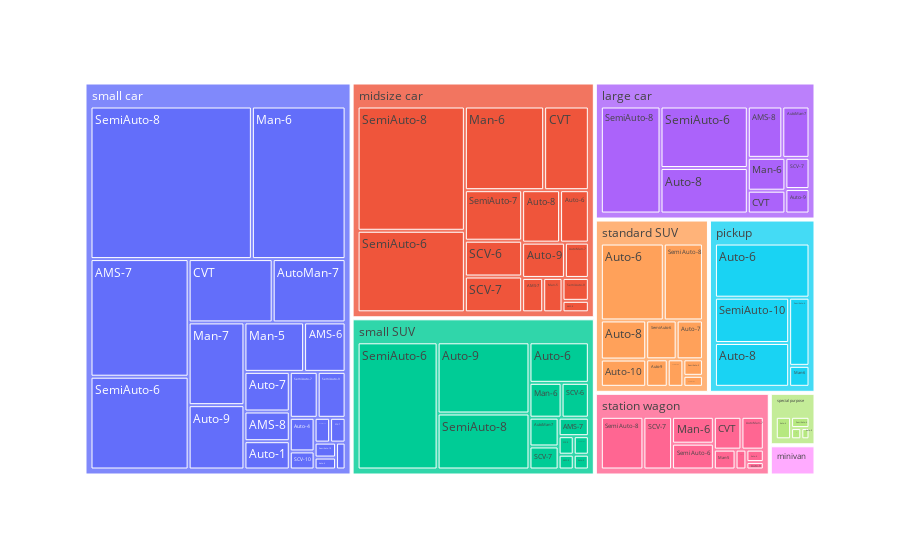

Notebook cell for this chart:
### Code cell
fig=px.treemap(data,path=['veh_class', 'trans'],values='greenhouse_gas_score')
fig.show()

### Figure 1 — Plotly figure (JSON) as saved in the notebook; plotly's stock layout.template omitted (floating-point values rounded to 4 significant figures)
{"data": [{"branchvalues": "total", "domain": {"x": [0, 1], "y": [0, 1]}, "hovertemplate": "labels=%{label}<br>greenhouse_gas_score=%{value}<br>parent=%{parent}<br>id=%{id}<extra></extra>", "ids": ["small car/AMS-6", "midsize car/AMS-7", "small SUV/AMS-7", "small car/AMS-7", "station wagon/AMS-7", "large car/AMS-8", "midsize car/AMS-8", "small SUV/AMS-8", "small car/AMS-8", "small car/Auto-1", "standard SUV/Auto-10", "small SUV/Auto-4", "small car/Auto-4", "midsize car/Auto-6", "pickup/Auto-6", "small SUV/Auto-6", "small car/Auto-6", "special purpose/Auto-6", "standard SUV/Auto-6", "station wagon/Auto-6", "small car/Auto-7", "standard SUV/Auto-7", "large car/Auto-8", "midsize car/Auto-8", "pickup/Auto-8", "special purpose/Auto-8", "standard SUV/Auto-8", "large car/Auto-9", "midsize car/Auto-9", "minivan/Auto-9", "small SUV/Auto-9", "small car/Auto-9", "special purpose/Auto-9", "standard SUV/Auto-9", "station wagon/Auto-9", "small car/AutoMan-6", "large car/AutoMan-7", "midsize car/AutoMan-7", "small SUV/AutoMan-7", "small car/AutoMan-7", "station wagon/AutoMan-7", "large car/CVT", "midsize car/CVT", "small car/CVT", "station wagon/CVT", "midsize car/Man-5", "small car/Man-5", "station wagon/Man-5", "large car/Man-6", "midsize car/Man-6", "pickup/Man-6", "small SUV/Man-6", "small car/Man-6", "station wagon/Man-6", "small car/Man-7", "small car/SCV-10", "midsize car/SCV-6", "small SUV/SCV-6", "large car/SCV-7", "midsize car/SCV-7", "small SUV/SCV-7", "small car/SCV-7", "station wagon/SCV-7", "small SUV/SCV-8", "small car/SCV-8", "pickup/SemiAuto-10", "small car/SemiAuto-10", "standard SUV/SemiAuto-5", "large car/SemiAuto-6", "midsize car/SemiAuto-6", "minivan/SemiAuto-6", "pickup/SemiAuto-6", "small SUV/SemiAuto-6", "small car/SemiAuto-6", "special purpose/SemiAuto-6", "standard SUV/SemiAuto-6", "station wagon/SemiAuto-6", "midsize car/SemiAuto-7", "small SUV/SemiAuto-7", "small car/SemiAuto-7", "standard SUV/SemiAuto-7", "large car/SemiAuto-8", "midsize car/SemiAuto-8", "small SUV/SemiAuto-8", "small car/SemiAuto-8", "standard SUV/SemiAuto-8", "station wagon/SemiAuto-8", "midsize car/SemiAuto-9", "small car/SemiAuto-9", "standard SUV/SemiAuto-9", "large car", "midsize car", "minivan", "pickup", "small SUV", "small car", "special purpose", "standard SUV", "station wagon"], "labels": ["AMS-6", "AMS-7", "AMS-7", "AMS-7", "AMS-7", "AMS-8", "AMS-8", "AMS-8", "AMS-8", "Auto-1", "Auto-10", "Auto-4", "Auto-4", "Auto-6", "Auto-6", "Auto-6", "Auto-6", "Auto-6", "Auto-6", "Auto-6", "Auto-7", "Auto-7", "Auto-8", "Auto-8", "Auto-8", "Auto-8", "Auto-8", "Auto-9", "Auto-9", "Auto-9", "Auto-9", "Auto-9", "Auto-9", "Auto-9", "Auto-9", "AutoMan-6", "AutoMan-7", "AutoMan-7", "AutoMan-7", "AutoMan-7", "AutoMan-7", "CVT", "CVT", "CVT", "CVT", "Man-5", "Man-5", "Man-5", "Man-6", "Man-6", "Man-6", "Man-6", "Man-6", "Man-6", "Man-7", "SCV-10", "SCV-6", "SCV-6", "SCV-7", "SCV-7", "SCV-7", "SCV-7", "SCV-7", "SCV-8", "SCV-8", "SemiAuto-10", "SemiAuto-10", "SemiAuto-5", "SemiAuto-6", "SemiAuto-6", "SemiAuto-6", "SemiAuto-6", "SemiAuto-6", "SemiAuto-6", "SemiAuto-6", "SemiAuto-6", "SemiAuto-6", "SemiAuto-7", "SemiAuto-7", "SemiAuto-7", "SemiAuto-7", "SemiAuto-8", "SemiAuto-8", "SemiAuto-8", "SemiAuto-8", "SemiAuto-8", "SemiAuto-8", "SemiAuto-9", "SemiAuto-9", "SemiAuto-9", "large car", "midsize car", "minivan", "pickup", "small SUV", "small car", "special purpose", "standard SUV", "station wagon"], "name": "", "parents": ["small car", "midsize car", "small SUV", "small car", "station wagon", "large car", "midsize car", "small SUV", "small car", "small car", "standard SUV", "small SUV", "small car", "midsize car", "pickup", "small SUV", "small car", "special purpose", "standard SUV", "station wagon", "small car", "standard SUV", "large car", "midsize car", "pickup", "special purpose", "standard SUV", "large car", "midsize car", "minivan", "small SUV", "small car", "special purpose", "standard SUV", "station wagon", "small car", "large car", "midsize car", "small SUV", "small car", "station wagon", "large car", "midsize car", "small car", "station wagon", "midsize car", "small car", "station wagon", "large car", "midsize car", "pickup", "small SUV", "small car", "station wagon", "small car", "small car", "midsize car", "small SUV", "large car", "midsize car", "small SUV", "small car", "station wagon", "small SUV", "small car", "pickup", "small car", "standard SUV", "large car", "midsize car", "minivan", "pickup", "small SUV", "small car", "special purpose", "standard SUV", "station wagon", "midsize car", "small SUV", "small car", "standard SUV", "large car", "midsize car", "small SUV", "small car", "standard SUV", "station wagon", "midsize car", "small car", "standard SUV", "", "", "", "", "", "", "", "", ""], "type": "treemap", "values": [32, 12, 10, 180, 5, 33, 5, 4, 21, 20, 23, 4, 13, 25, 96, 43, 4, 15, 90, 5, 28, 19, 74, 33, 61, 4, 33, 11, 25, 8, 117, 56, 5, 11, 3, 6, 26, 14, 15, 72, 17, 16, 62, 83, 21, 11, 46, 10, 23, 110, 8, 20, 223, 26, 72, 7, 34, 17, 14, 34, 12, 6, 35, 5, 4, 63, 5, 6, 100, 145, 11, 26, 182, 142, 9, 22, 25, 48, 5, 20, 4, 119, 221, 92, 384, 56, 52, 10, 20, 8, 416, 789, 19, 254, 526, 1444, 33, 272, 199]}], "layout": {"legend": {"tracegroupgap": 0}, "margin": {"t": 60}}}
